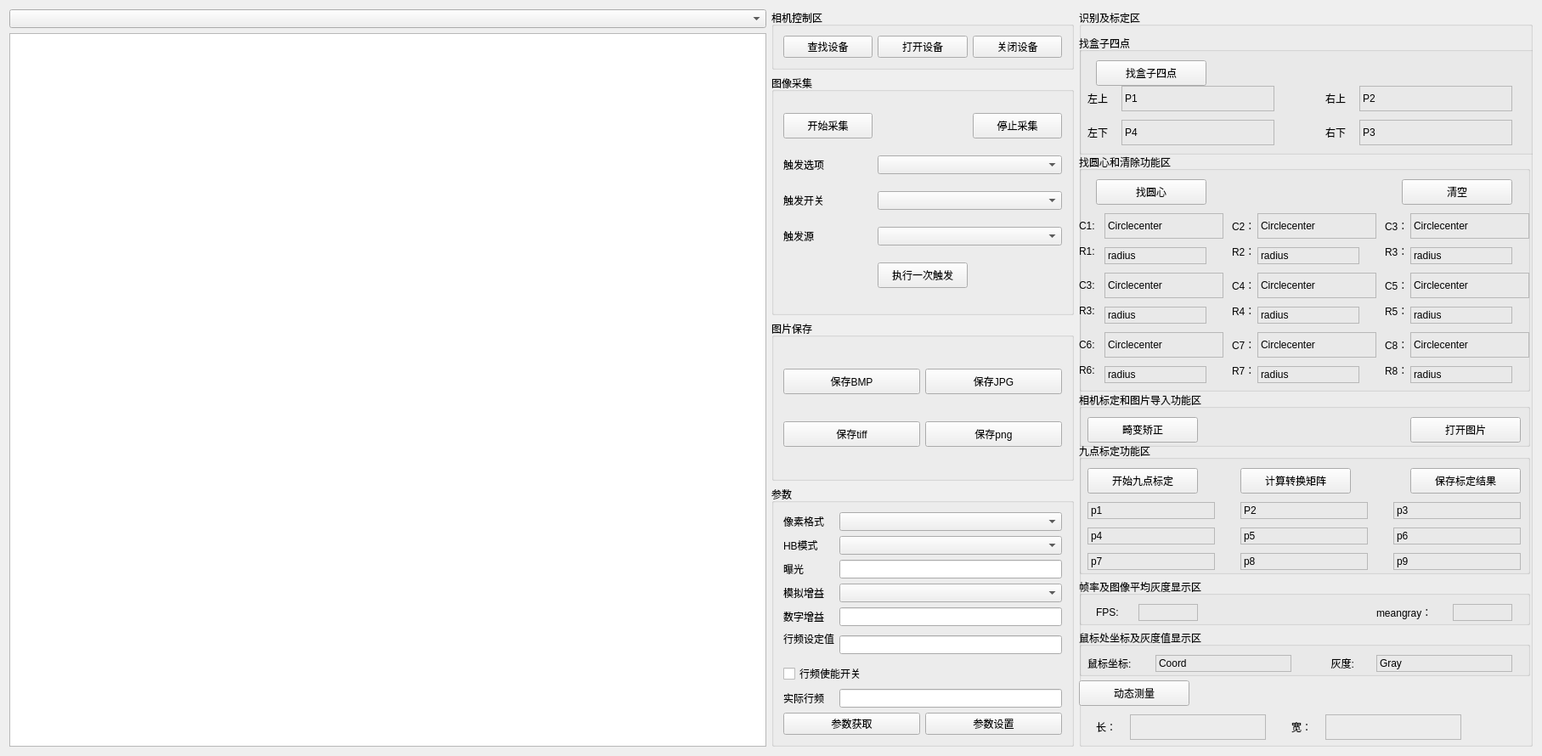
<?xml version="1.0" encoding="UTF-8"?>
<ui version="4.0">
 <class>MainWindow</class>
 <widget class="QMainWindow" name="MainWindow">
  <property name="geometry">
   <rect>
    <x>0</x>
    <y>0</y>
    <width>1815</width>
    <height>890</height>
   </rect>
  </property>
  <property name="windowTitle">
   <string>MainWindow</string>
  </property>
  <widget class="QWidget" name="centralWidget">
   <layout class="QHBoxLayout" name="horizontalLayout" stretch="5,2,3">
    <item>
     <layout class="QVBoxLayout" name="verticalLayout">
      <property name="spacing">
       <number>6</number>
      </property>
      <property name="sizeConstraint">
       <enum>QLayout::SetDefaultConstraint</enum>
      </property>
      <item>
       <widget class="QComboBox" name="EnumCombo"/>
      </item>
      <item>
       <widget class="QGraphicsView" name="DisplayWidget"/>
      </item>
     </layout>
    </item>
    <item>
     <layout class="QVBoxLayout" name="verticalLayout_2" stretch="0,3,2,0">
      <item>
       <widget class="QGroupBox" name="groupBox">
        <property name="title">
         <string>相机控制区</string>
        </property>
        <layout class="QGridLayout" name="gridLayout">
         <item row="0" column="1">
          <widget class="QPushButton" name="OpenButton">
           <property name="maximumSize">
            <size>
             <width>150</width>
             <height>30</height>
            </size>
           </property>
           <property name="text">
            <string>打开设备</string>
           </property>
          </widget>
         </item>
         <item row="0" column="2">
          <widget class="QPushButton" name="CloseButton">
           <property name="maximumSize">
            <size>
             <width>150</width>
             <height>30</height>
            </size>
           </property>
           <property name="text">
            <string>关闭设备</string>
           </property>
          </widget>
         </item>
         <item row="0" column="0">
          <widget class="QPushButton" name="EnumButton">
           <property name="maximumSize">
            <size>
             <width>150</width>
             <height>30</height>
            </size>
           </property>
           <property name="text">
            <string>查找设备</string>
           </property>
          </widget>
         </item>
        </layout>
       </widget>
      </item>
      <item>
       <widget class="QGroupBox" name="groupBox_2">
        <property name="maximumSize">
         <size>
          <width>12000000</width>
          <height>16777215</height>
         </size>
        </property>
        <property name="title">
         <string>图像采集 </string>
        </property>
        <layout class="QGridLayout" name="gridLayout_2">
         <item row="1" column="2" colspan="2">
          <widget class="QComboBox" name="SelchangeTriggerselCombo"/>
         </item>
         <item row="3" column="0">
          <widget class="QLabel" name="label_3">
           <property name="text">
            <string>触发源</string>
           </property>
          </widget>
         </item>
         <item row="2" column="0">
          <widget class="QLabel" name="label_2">
           <property name="text">
            <string>触发开关</string>
           </property>
          </widget>
         </item>
         <item row="1" column="0">
          <widget class="QLabel" name="label">
           <property name="text">
            <string>触发选项</string>
           </property>
          </widget>
         </item>
         <item row="0" column="0">
          <widget class="QPushButton" name="StartGrabbingButton">
           <property name="maximumSize">
            <size>
             <width>150</width>
             <height>30</height>
            </size>
           </property>
           <property name="text">
            <string>开始采集</string>
           </property>
          </widget>
         </item>
         <item row="0" column="3">
          <widget class="QPushButton" name="StopGrabbingButton">
           <property name="maximumSize">
            <size>
             <width>150</width>
             <height>30</height>
            </size>
           </property>
           <property name="text">
            <string>停止采集</string>
           </property>
          </widget>
         </item>
         <item row="4" column="2">
          <widget class="QPushButton" name="SoftwareOnceButton">
           <property name="maximumSize">
            <size>
             <width>200</width>
             <height>30</height>
            </size>
           </property>
           <property name="text">
            <string>执行一次触发</string>
           </property>
          </widget>
         </item>
         <item row="3" column="2" colspan="2">
          <widget class="QComboBox" name="SelchangeTriggersourceCombo"/>
         </item>
         <item row="2" column="2" colspan="2">
          <widget class="QComboBox" name="SelchangeTriggerswitchCombo"/>
         </item>
        </layout>
        <zorder>SelchangeTriggerselCombo</zorder>
        <zorder>StopGrabbingButton</zorder>
        <zorder>label</zorder>
        <zorder>label_2</zorder>
        <zorder>label_3</zorder>
        <zorder>SelchangeTriggerswitchCombo</zorder>
        <zorder>SelchangeTriggersourceCombo</zorder>
        <zorder>StartGrabbingButton</zorder>
        <zorder>SoftwareOnceButton</zorder>
       </widget>
      </item>
      <item>
       <widget class="QGroupBox" name="groupBox_3">
        <property name="title">
         <string>图片保存</string>
        </property>
        <layout class="QGridLayout" name="gridLayout_3">
         <item row="0" column="1">
          <widget class="QPushButton" name="SaveBmpButton">
           <property name="maximumSize">
            <size>
             <width>200</width>
             <height>30</height>
            </size>
           </property>
           <property name="text">
            <string>保存BMP</string>
           </property>
          </widget>
         </item>
         <item row="0" column="2">
          <widget class="QPushButton" name="SaveJpgButton">
           <property name="maximumSize">
            <size>
             <width>200</width>
             <height>30</height>
            </size>
           </property>
           <property name="text">
            <string>保存JPG</string>
           </property>
          </widget>
         </item>
         <item row="1" column="1">
          <widget class="QPushButton" name="SaveTiffButton">
           <property name="maximumSize">
            <size>
             <width>200</width>
             <height>30</height>
            </size>
           </property>
           <property name="text">
            <string>保存tiff</string>
           </property>
          </widget>
         </item>
         <item row="1" column="2">
          <widget class="QPushButton" name="SavePngButton">
           <property name="maximumSize">
            <size>
             <width>200</width>
             <height>30</height>
            </size>
           </property>
           <property name="text">
            <string>保存png</string>
           </property>
          </widget>
         </item>
        </layout>
       </widget>
      </item>
      <item>
       <widget class="QGroupBox" name="groupBox_4">
        <property name="title">
         <string>参数</string>
        </property>
        <layout class="QGridLayout" name="gridLayout_5">
         <item row="0" column="0" colspan="2">
          <layout class="QGridLayout" name="gridLayout_4" columnminimumwidth="10,1">
           <item row="0" column="0">
            <widget class="QLabel" name="label_7">
             <property name="text">
              <string>像素格式</string>
             </property>
            </widget>
           </item>
           <item row="0" column="1">
            <widget class="QComboBox" name="SelchangePixelformatCombo"/>
           </item>
           <item row="1" column="0">
            <widget class="QLabel" name="label_8">
             <property name="text">
              <string>HB模式</string>
             </property>
            </widget>
           </item>
           <item row="1" column="1">
            <widget class="QComboBox" name="SelchangeImageCompressionModeCombo"/>
           </item>
           <item row="2" column="0">
            <widget class="QLabel" name="label_9">
             <property name="text">
              <string>曝光</string>
             </property>
            </widget>
           </item>
           <item row="2" column="1">
            <widget class="QLineEdit" name="ExposureTimeLineEdit"/>
           </item>
           <item row="3" column="0">
            <widget class="QLabel" name="label_10">
             <property name="text">
              <string>模拟增益</string>
             </property>
            </widget>
           </item>
           <item row="3" column="1">
            <widget class="QComboBox" name="SelchangePreampgainCombo"/>
           </item>
           <item row="4" column="0">
            <widget class="QLabel" name="label_11">
             <property name="text">
              <string>数字增益</string>
             </property>
            </widget>
           </item>
           <item row="4" column="1">
            <widget class="QLineEdit" name="PreampGainLineEdit"/>
           </item>
           <item row="5" column="0">
            <widget class="QLabel" name="label_12">
             <property name="text">
              <string>行频设定值
</string>
             </property>
            </widget>
           </item>
           <item row="5" column="1">
            <widget class="QLineEdit" name="AcquisitionLineRateLineEdit"/>
           </item>
           <item row="6" column="0" colspan="2">
            <widget class="QCheckBox" name="AcquisitionLineRateEnableCheckBox">
             <property name="text">
              <string>行频使能开关</string>
             </property>
            </widget>
           </item>
           <item row="7" column="0">
            <widget class="QLabel" name="label_13">
             <property name="text">
              <string>实际行频</string>
             </property>
            </widget>
           </item>
           <item row="7" column="1">
            <widget class="QLineEdit" name="ResultingLineRateLineEdit"/>
           </item>
          </layout>
         </item>
         <item row="1" column="0">
          <widget class="QPushButton" name="GetParameterButton">
           <property name="maximumSize">
            <size>
             <width>200</width>
             <height>30</height>
            </size>
           </property>
           <property name="text">
            <string>参数获取</string>
           </property>
          </widget>
         </item>
         <item row="1" column="1">
          <widget class="QPushButton" name="SetParameterButton">
           <property name="maximumSize">
            <size>
             <width>200</width>
             <height>30</height>
            </size>
           </property>
           <property name="text">
            <string>参数设置</string>
           </property>
          </widget>
         </item>
        </layout>
       </widget>
      </item>
     </layout>
    </item>
    <item>
     <layout class="QVBoxLayout" name="verticalLayout_3">
      <item>
       <widget class="QGroupBox" name="groupbox_5">
        <property name="title">
         <string>识别及标定区</string>
        </property>
        <widget class="QGroupBox" name="groupBox_5">
         <property name="geometry">
          <rect>
           <x>0</x>
           <y>170</y>
           <width>531</width>
           <height>280</height>
          </rect>
         </property>
         <property name="title">
          <string>找圆心和清除功能区</string>
         </property>
         <widget class="QPushButton" name="bnFindCircle">
          <property name="geometry">
           <rect>
            <x>20</x>
            <y>30</y>
            <width>130</width>
            <height>30</height>
           </rect>
          </property>
          <property name="text">
           <string>找圆心</string>
          </property>
         </widget>
         <widget class="QPushButton" name="bnClearOverlay">
          <property name="geometry">
           <rect>
            <x>380</x>
            <y>30</y>
            <width>130</width>
            <height>30</height>
           </rect>
          </property>
          <property name="text">
           <string>清空</string>
          </property>
         </widget>
         <widget class="QLabel" name="label_6">
          <property name="geometry">
           <rect>
            <x>0</x>
            <y>70</y>
            <width>30</width>
            <height>30</height>
           </rect>
          </property>
          <property name="text">
           <string>C1:</string>
          </property>
         </widget>
         <widget class="QLabel" name="labelCircleCenter">
          <property name="geometry">
           <rect>
            <x>30</x>
            <y>70</y>
            <width>140</width>
            <height>30</height>
           </rect>
          </property>
          <property name="frameShape">
           <enum>QFrame::StyledPanel</enum>
          </property>
          <property name="text">
           <string>Circlecenter</string>
          </property>
         </widget>
         <widget class="QLabel" name="label_14">
          <property name="geometry">
           <rect>
            <x>0</x>
            <y>100</y>
            <width>30</width>
            <height>30</height>
           </rect>
          </property>
          <property name="text">
           <string>R1:</string>
          </property>
         </widget>
         <widget class="QLabel" name="labelCircleRadius">
          <property name="geometry">
           <rect>
            <x>30</x>
            <y>110</y>
            <width>120</width>
            <height>20</height>
           </rect>
          </property>
          <property name="frameShape">
           <enum>QFrame::StyledPanel</enum>
          </property>
          <property name="text">
           <string>radius</string>
          </property>
         </widget>
         <widget class="QLabel" name="label_19">
          <property name="geometry">
           <rect>
            <x>180</x>
            <y>70</y>
            <width>30</width>
            <height>30</height>
           </rect>
          </property>
          <property name="text">
           <string>C2：</string>
          </property>
         </widget>
         <widget class="QLabel" name="label_20">
          <property name="geometry">
           <rect>
            <x>180</x>
            <y>100</y>
            <width>30</width>
            <height>30</height>
           </rect>
          </property>
          <property name="text">
           <string>R2：</string>
          </property>
         </widget>
         <widget class="QLabel" name="labelCircleCenter_2">
          <property name="geometry">
           <rect>
            <x>210</x>
            <y>70</y>
            <width>140</width>
            <height>30</height>
           </rect>
          </property>
          <property name="frameShape">
           <enum>QFrame::StyledPanel</enum>
          </property>
          <property name="text">
           <string>Circlecenter</string>
          </property>
         </widget>
         <widget class="QLabel" name="labelCircleRadius_2">
          <property name="geometry">
           <rect>
            <x>210</x>
            <y>110</y>
            <width>120</width>
            <height>20</height>
           </rect>
          </property>
          <property name="frameShape">
           <enum>QFrame::StyledPanel</enum>
          </property>
          <property name="text">
           <string>radius</string>
          </property>
         </widget>
         <widget class="QLabel" name="label_23">
          <property name="geometry">
           <rect>
            <x>360</x>
            <y>70</y>
            <width>30</width>
            <height>30</height>
           </rect>
          </property>
          <property name="text">
           <string>C3：</string>
          </property>
         </widget>
         <widget class="QLabel" name="label_24">
          <property name="geometry">
           <rect>
            <x>360</x>
            <y>100</y>
            <width>30</width>
            <height>30</height>
           </rect>
          </property>
          <property name="text">
           <string>R3：</string>
          </property>
         </widget>
         <widget class="QLabel" name="labelCircleCenter_3">
          <property name="geometry">
           <rect>
            <x>390</x>
            <y>70</y>
            <width>140</width>
            <height>30</height>
           </rect>
          </property>
          <property name="frameShape">
           <enum>QFrame::StyledPanel</enum>
          </property>
          <property name="text">
           <string>Circlecenter</string>
          </property>
         </widget>
         <widget class="QLabel" name="labelCircleRadius_3">
          <property name="geometry">
           <rect>
            <x>390</x>
            <y>110</y>
            <width>120</width>
            <height>20</height>
           </rect>
          </property>
          <property name="frameShape">
           <enum>QFrame::StyledPanel</enum>
          </property>
          <property name="text">
           <string>radius</string>
          </property>
         </widget>
         <widget class="QLabel" name="label_25">
          <property name="geometry">
           <rect>
            <x>360</x>
            <y>140</y>
            <width>30</width>
            <height>30</height>
           </rect>
          </property>
          <property name="text">
           <string>C5：</string>
          </property>
         </widget>
         <widget class="QLabel" name="labelCircleRadius_4">
          <property name="geometry">
           <rect>
            <x>30</x>
            <y>180</y>
            <width>120</width>
            <height>20</height>
           </rect>
          </property>
          <property name="frameShape">
           <enum>QFrame::StyledPanel</enum>
          </property>
          <property name="text">
           <string>radius</string>
          </property>
         </widget>
         <widget class="QLabel" name="label_26">
          <property name="geometry">
           <rect>
            <x>0</x>
            <y>140</y>
            <width>30</width>
            <height>30</height>
           </rect>
          </property>
          <property name="text">
           <string>C3:</string>
          </property>
         </widget>
         <widget class="QLabel" name="label_27">
          <property name="geometry">
           <rect>
            <x>0</x>
            <y>170</y>
            <width>30</width>
            <height>30</height>
           </rect>
          </property>
          <property name="text">
           <string>R3:</string>
          </property>
         </widget>
         <widget class="QLabel" name="label_28">
          <property name="geometry">
           <rect>
            <x>360</x>
            <y>170</y>
            <width>30</width>
            <height>30</height>
           </rect>
          </property>
          <property name="text">
           <string>R5：</string>
          </property>
         </widget>
         <widget class="QLabel" name="labelCircleRadius_5">
          <property name="geometry">
           <rect>
            <x>390</x>
            <y>180</y>
            <width>120</width>
            <height>20</height>
           </rect>
          </property>
          <property name="frameShape">
           <enum>QFrame::StyledPanel</enum>
          </property>
          <property name="text">
           <string>radius</string>
          </property>
         </widget>
         <widget class="QLabel" name="labelCircleCenter_4">
          <property name="geometry">
           <rect>
            <x>210</x>
            <y>140</y>
            <width>140</width>
            <height>30</height>
           </rect>
          </property>
          <property name="frameShape">
           <enum>QFrame::StyledPanel</enum>
          </property>
          <property name="text">
           <string>Circlecenter</string>
          </property>
         </widget>
         <widget class="QLabel" name="labelCircleCenter_5">
          <property name="geometry">
           <rect>
            <x>30</x>
            <y>140</y>
            <width>140</width>
            <height>30</height>
           </rect>
          </property>
          <property name="frameShape">
           <enum>QFrame::StyledPanel</enum>
          </property>
          <property name="text">
           <string>Circlecenter</string>
          </property>
         </widget>
         <widget class="QLabel" name="labelCircleRadius_6">
          <property name="geometry">
           <rect>
            <x>210</x>
            <y>180</y>
            <width>120</width>
            <height>20</height>
           </rect>
          </property>
          <property name="frameShape">
           <enum>QFrame::StyledPanel</enum>
          </property>
          <property name="text">
           <string>radius</string>
          </property>
         </widget>
         <widget class="QLabel" name="label_29">
          <property name="geometry">
           <rect>
            <x>180</x>
            <y>140</y>
            <width>30</width>
            <height>30</height>
           </rect>
          </property>
          <property name="text">
           <string>C4：</string>
          </property>
         </widget>
         <widget class="QLabel" name="label_30">
          <property name="geometry">
           <rect>
            <x>180</x>
            <y>170</y>
            <width>30</width>
            <height>30</height>
           </rect>
          </property>
          <property name="text">
           <string>R4：</string>
          </property>
         </widget>
         <widget class="QLabel" name="labelCircleCenter_6">
          <property name="geometry">
           <rect>
            <x>390</x>
            <y>140</y>
            <width>140</width>
            <height>30</height>
           </rect>
          </property>
          <property name="frameShape">
           <enum>QFrame::StyledPanel</enum>
          </property>
          <property name="text">
           <string>Circlecenter</string>
          </property>
         </widget>
         <widget class="QLabel" name="label_31">
          <property name="geometry">
           <rect>
            <x>360</x>
            <y>210</y>
            <width>30</width>
            <height>30</height>
           </rect>
          </property>
          <property name="text">
           <string>C8：</string>
          </property>
         </widget>
         <widget class="QLabel" name="labelCircleRadius_7">
          <property name="geometry">
           <rect>
            <x>30</x>
            <y>250</y>
            <width>120</width>
            <height>20</height>
           </rect>
          </property>
          <property name="frameShape">
           <enum>QFrame::StyledPanel</enum>
          </property>
          <property name="text">
           <string>radius</string>
          </property>
         </widget>
         <widget class="QLabel" name="label_32">
          <property name="geometry">
           <rect>
            <x>0</x>
            <y>210</y>
            <width>30</width>
            <height>30</height>
           </rect>
          </property>
          <property name="text">
           <string>C6:</string>
          </property>
         </widget>
         <widget class="QLabel" name="label_33">
          <property name="geometry">
           <rect>
            <x>0</x>
            <y>240</y>
            <width>30</width>
            <height>30</height>
           </rect>
          </property>
          <property name="text">
           <string>R6:</string>
          </property>
         </widget>
         <widget class="QLabel" name="label_34">
          <property name="geometry">
           <rect>
            <x>360</x>
            <y>240</y>
            <width>30</width>
            <height>30</height>
           </rect>
          </property>
          <property name="text">
           <string>R8：</string>
          </property>
         </widget>
         <widget class="QLabel" name="labelCircleRadius_8">
          <property name="geometry">
           <rect>
            <x>390</x>
            <y>250</y>
            <width>120</width>
            <height>20</height>
           </rect>
          </property>
          <property name="frameShape">
           <enum>QFrame::StyledPanel</enum>
          </property>
          <property name="text">
           <string>radius</string>
          </property>
         </widget>
         <widget class="QLabel" name="labelCircleCenter_7">
          <property name="geometry">
           <rect>
            <x>210</x>
            <y>210</y>
            <width>140</width>
            <height>30</height>
           </rect>
          </property>
          <property name="frameShape">
           <enum>QFrame::StyledPanel</enum>
          </property>
          <property name="text">
           <string>Circlecenter</string>
          </property>
         </widget>
         <widget class="QLabel" name="labelCircleCenter_8">
          <property name="geometry">
           <rect>
            <x>30</x>
            <y>210</y>
            <width>140</width>
            <height>30</height>
           </rect>
          </property>
          <property name="frameShape">
           <enum>QFrame::StyledPanel</enum>
          </property>
          <property name="text">
           <string>Circlecenter</string>
          </property>
         </widget>
         <widget class="QLabel" name="labelCircleRadius_9">
          <property name="geometry">
           <rect>
            <x>210</x>
            <y>250</y>
            <width>120</width>
            <height>20</height>
           </rect>
          </property>
          <property name="frameShape">
           <enum>QFrame::StyledPanel</enum>
          </property>
          <property name="text">
           <string>radius</string>
          </property>
         </widget>
         <widget class="QLabel" name="label_35">
          <property name="geometry">
           <rect>
            <x>180</x>
            <y>210</y>
            <width>30</width>
            <height>30</height>
           </rect>
          </property>
          <property name="text">
           <string>C7：</string>
          </property>
         </widget>
         <widget class="QLabel" name="label_36">
          <property name="geometry">
           <rect>
            <x>180</x>
            <y>240</y>
            <width>30</width>
            <height>30</height>
           </rect>
          </property>
          <property name="text">
           <string>R7：</string>
          </property>
         </widget>
         <widget class="QLabel" name="labelCircleCenter_9">
          <property name="geometry">
           <rect>
            <x>390</x>
            <y>210</y>
            <width>140</width>
            <height>30</height>
           </rect>
          </property>
          <property name="frameShape">
           <enum>QFrame::StyledPanel</enum>
          </property>
          <property name="text">
           <string>Circlecenter</string>
          </property>
         </widget>
        </widget>
        <widget class="QGroupBox" name="groupBox_6">
         <property name="geometry">
          <rect>
           <x>0</x>
           <y>30</y>
           <width>541</width>
           <height>141</height>
          </rect>
         </property>
         <property name="title">
          <string>找盒子四点</string>
         </property>
         <widget class="QPushButton" name="bnFindBox">
          <property name="geometry">
           <rect>
            <x>20</x>
            <y>30</y>
            <width>130</width>
            <height>30</height>
           </rect>
          </property>
          <property name="text">
           <string>找盒子四点</string>
          </property>
         </widget>
         <widget class="QLabel" name="label_15">
          <property name="geometry">
           <rect>
            <x>10</x>
            <y>60</y>
            <width>30</width>
            <height>30</height>
           </rect>
          </property>
          <property name="text">
           <string>左上</string>
          </property>
         </widget>
         <widget class="QLabel" name="labelBoxP1">
          <property name="geometry">
           <rect>
            <x>50</x>
            <y>60</y>
            <width>180</width>
            <height>30</height>
           </rect>
          </property>
          <property name="frameShape">
           <enum>QFrame::StyledPanel</enum>
          </property>
          <property name="text">
           <string>P1</string>
          </property>
         </widget>
         <widget class="QLabel" name="label_18">
          <property name="geometry">
           <rect>
            <x>290</x>
            <y>60</y>
            <width>30</width>
            <height>30</height>
           </rect>
          </property>
          <property name="text">
           <string>右上</string>
          </property>
         </widget>
         <widget class="QLabel" name="label_16">
          <property name="geometry">
           <rect>
            <x>10</x>
            <y>100</y>
            <width>30</width>
            <height>30</height>
           </rect>
          </property>
          <property name="text">
           <string>左下</string>
          </property>
         </widget>
         <widget class="QLabel" name="labelBoxP3">
          <property name="geometry">
           <rect>
            <x>330</x>
            <y>100</y>
            <width>180</width>
            <height>30</height>
           </rect>
          </property>
          <property name="frameShape">
           <enum>QFrame::StyledPanel</enum>
          </property>
          <property name="text">
           <string>P3</string>
          </property>
         </widget>
         <widget class="QLabel" name="label_17">
          <property name="geometry">
           <rect>
            <x>290</x>
            <y>100</y>
            <width>30</width>
            <height>30</height>
           </rect>
          </property>
          <property name="text">
           <string>右下</string>
          </property>
         </widget>
         <widget class="QLabel" name="labelBoxP4">
          <property name="geometry">
           <rect>
            <x>50</x>
            <y>100</y>
            <width>180</width>
            <height>30</height>
           </rect>
          </property>
          <property name="frameShape">
           <enum>QFrame::StyledPanel</enum>
          </property>
          <property name="text">
           <string>P4</string>
          </property>
         </widget>
         <widget class="QLabel" name="labelBoxP2">
          <property name="geometry">
           <rect>
            <x>330</x>
            <y>60</y>
            <width>180</width>
            <height>30</height>
           </rect>
          </property>
          <property name="frameShape">
           <enum>QFrame::StyledPanel</enum>
          </property>
          <property name="text">
           <string>P2</string>
          </property>
         </widget>
        </widget>
        <widget class="QGroupBox" name="groupBox_7">
         <property name="geometry">
          <rect>
           <x>0</x>
           <y>450</y>
           <width>531</width>
           <height>65</height>
          </rect>
         </property>
         <property name="title">
          <string>相机标定和图片导入功能区</string>
         </property>
         <widget class="QPushButton" name="bnRectify">
          <property name="geometry">
           <rect>
            <x>10</x>
            <y>30</y>
            <width>130</width>
            <height>30</height>
           </rect>
          </property>
          <property name="text">
           <string>畸变矫正</string>
          </property>
         </widget>
         <widget class="QPushButton" name="btnOpenImage">
          <property name="geometry">
           <rect>
            <x>390</x>
            <y>30</y>
            <width>130</width>
            <height>30</height>
           </rect>
          </property>
          <property name="text">
           <string>打开图片</string>
          </property>
         </widget>
        </widget>
        <widget class="QGroupBox" name="groupBox_8">
         <property name="geometry">
          <rect>
           <x>0</x>
           <y>510</y>
           <width>531</width>
           <height>155</height>
          </rect>
         </property>
         <property name="title">
          <string>九点标定功能区</string>
         </property>
         <widget class="QPushButton" name="bnStartCalib9">
          <property name="geometry">
           <rect>
            <x>10</x>
            <y>30</y>
            <width>130</width>
            <height>30</height>
           </rect>
          </property>
          <property name="text">
           <string>开始九点标定</string>
          </property>
         </widget>
         <widget class="QPushButton" name="bnStartCalculate">
          <property name="geometry">
           <rect>
            <x>190</x>
            <y>30</y>
            <width>130</width>
            <height>30</height>
           </rect>
          </property>
          <property name="text">
           <string>计算转换矩阵</string>
          </property>
         </widget>
         <widget class="QPushButton" name="bnSaveCalib9">
          <property name="geometry">
           <rect>
            <x>390</x>
            <y>30</y>
            <width>130</width>
            <height>30</height>
           </rect>
          </property>
          <property name="text">
           <string>保存标定结果</string>
          </property>
         </widget>
         <widget class="QLabel" name="labelCalibP1">
          <property name="geometry">
           <rect>
            <x>10</x>
            <y>70</y>
            <width>150</width>
            <height>20</height>
           </rect>
          </property>
          <property name="frameShape">
           <enum>QFrame::StyledPanel</enum>
          </property>
          <property name="text">
           <string>p1</string>
          </property>
         </widget>
         <widget class="QLabel" name="labelCalibP2">
          <property name="geometry">
           <rect>
            <x>190</x>
            <y>70</y>
            <width>150</width>
            <height>20</height>
           </rect>
          </property>
          <property name="frameShape">
           <enum>QFrame::StyledPanel</enum>
          </property>
          <property name="text">
           <string>P2</string>
          </property>
         </widget>
         <widget class="QLabel" name="labelCalibP3">
          <property name="geometry">
           <rect>
            <x>370</x>
            <y>70</y>
            <width>150</width>
            <height>20</height>
           </rect>
          </property>
          <property name="frameShape">
           <enum>QFrame::StyledPanel</enum>
          </property>
          <property name="text">
           <string>p3</string>
          </property>
         </widget>
         <widget class="QLabel" name="labelCalibP4">
          <property name="geometry">
           <rect>
            <x>10</x>
            <y>100</y>
            <width>150</width>
            <height>20</height>
           </rect>
          </property>
          <property name="frameShape">
           <enum>QFrame::StyledPanel</enum>
          </property>
          <property name="text">
           <string>p4</string>
          </property>
         </widget>
         <widget class="QLabel" name="labelCalibP5">
          <property name="geometry">
           <rect>
            <x>190</x>
            <y>100</y>
            <width>150</width>
            <height>20</height>
           </rect>
          </property>
          <property name="frameShape">
           <enum>QFrame::StyledPanel</enum>
          </property>
          <property name="text">
           <string>p5</string>
          </property>
         </widget>
         <widget class="QLabel" name="labelCalibP6">
          <property name="geometry">
           <rect>
            <x>370</x>
            <y>100</y>
            <width>150</width>
            <height>20</height>
           </rect>
          </property>
          <property name="frameShape">
           <enum>QFrame::StyledPanel</enum>
          </property>
          <property name="text">
           <string>p6</string>
          </property>
         </widget>
         <widget class="QLabel" name="labelCalibP7">
          <property name="geometry">
           <rect>
            <x>10</x>
            <y>130</y>
            <width>150</width>
            <height>20</height>
           </rect>
          </property>
          <property name="frameShape">
           <enum>QFrame::StyledPanel</enum>
          </property>
          <property name="text">
           <string>p7</string>
          </property>
         </widget>
         <widget class="QLabel" name="labelCalibP8">
          <property name="geometry">
           <rect>
            <x>190</x>
            <y>130</y>
            <width>150</width>
            <height>20</height>
           </rect>
          </property>
          <property name="frameShape">
           <enum>QFrame::StyledPanel</enum>
          </property>
          <property name="text">
           <string>p8</string>
          </property>
         </widget>
         <widget class="QLabel" name="labelCalibP9">
          <property name="geometry">
           <rect>
            <x>370</x>
            <y>130</y>
            <width>150</width>
            <height>20</height>
           </rect>
          </property>
          <property name="frameShape">
           <enum>QFrame::StyledPanel</enum>
          </property>
          <property name="text">
           <string>p9</string>
          </property>
         </widget>
        </widget>
        <widget class="QGroupBox" name="groupBox_9">
         <property name="geometry">
          <rect>
           <x>0</x>
           <y>670</y>
           <width>531</width>
           <height>55</height>
          </rect>
         </property>
         <property name="title">
          <string>帧率及图像平均灰度显示区</string>
         </property>
         <widget class="QLabel" name="label_21">
          <property name="geometry">
           <rect>
            <x>20</x>
            <y>30</y>
            <width>30</width>
            <height>20</height>
           </rect>
          </property>
          <property name="text">
           <string>FPS:</string>
          </property>
         </widget>
         <widget class="QLabel" name="labelFps">
          <property name="geometry">
           <rect>
            <x>70</x>
            <y>30</y>
            <width>70</width>
            <height>20</height>
           </rect>
          </property>
          <property name="frameShape">
           <enum>QFrame::StyledPanel</enum>
          </property>
          <property name="text">
           <string/>
          </property>
         </widget>
         <widget class="QLabel" name="label_22">
          <property name="geometry">
           <rect>
            <x>350</x>
            <y>30</y>
            <width>80</width>
            <height>20</height>
           </rect>
          </property>
          <property name="text">
           <string>meangray：</string>
          </property>
         </widget>
         <widget class="QLabel" name="labelMeanGray">
          <property name="geometry">
           <rect>
            <x>440</x>
            <y>30</y>
            <width>70</width>
            <height>20</height>
           </rect>
          </property>
          <property name="frameShape">
           <enum>QFrame::StyledPanel</enum>
          </property>
          <property name="text">
           <string/>
          </property>
         </widget>
        </widget>
        <widget class="QGroupBox" name="groupBox_10">
         <property name="geometry">
          <rect>
           <x>0</x>
           <y>730</y>
           <width>531</width>
           <height>55</height>
          </rect>
         </property>
         <property name="title">
          <string>鼠标处坐标及灰度值显示区</string>
         </property>
         <widget class="QLabel" name="label_4">
          <property name="geometry">
           <rect>
            <x>10</x>
            <y>30</y>
            <width>70</width>
            <height>20</height>
           </rect>
          </property>
          <property name="text">
           <string>鼠标坐标:</string>
          </property>
         </widget>
         <widget class="QLabel" name="labelCoord">
          <property name="geometry">
           <rect>
            <x>90</x>
            <y>30</y>
            <width>160</width>
            <height>20</height>
           </rect>
          </property>
          <property name="frameShape">
           <enum>QFrame::StyledPanel</enum>
          </property>
          <property name="text">
           <string>Coord</string>
          </property>
         </widget>
         <widget class="QLabel" name="label_5">
          <property name="geometry">
           <rect>
            <x>290</x>
            <y>30</y>
            <width>50</width>
            <height>20</height>
           </rect>
          </property>
          <property name="text">
           <string>  灰度:</string>
          </property>
         </widget>
         <widget class="QLabel" name="labelGray">
          <property name="geometry">
           <rect>
            <x>350</x>
            <y>30</y>
            <width>160</width>
            <height>20</height>
           </rect>
          </property>
          <property name="frameShape">
           <enum>QFrame::StyledPanel</enum>
          </property>
          <property name="text">
           <string>Gray</string>
          </property>
         </widget>
        </widget>
        <widget class="QPushButton" name="bnDynamicMeasure">
         <property name="geometry">
          <rect>
           <x>0</x>
           <y>790</y>
           <width>130</width>
           <height>30</height>
          </rect>
         </property>
         <property name="text">
          <string>动态测量</string>
         </property>
        </widget>
        <widget class="QLabel" name="label_38">
         <property name="geometry">
          <rect>
           <x>20</x>
           <y>830</y>
           <width>30</width>
           <height>30</height>
          </rect>
         </property>
         <property name="text">
          <string>长：</string>
         </property>
        </widget>
        <widget class="QLabel" name="label_37">
         <property name="geometry">
          <rect>
           <x>250</x>
           <y>830</y>
           <width>30</width>
           <height>30</height>
          </rect>
         </property>
         <property name="text">
          <string>宽：</string>
         </property>
        </widget>
        <widget class="QLabel" name="labellength">
         <property name="geometry">
          <rect>
           <x>60</x>
           <y>830</y>
           <width>160</width>
           <height>30</height>
          </rect>
         </property>
         <property name="frameShape">
          <enum>QFrame::StyledPanel</enum>
         </property>
         <property name="text">
          <string/>
         </property>
        </widget>
        <widget class="QLabel" name="labelwidth">
         <property name="geometry">
          <rect>
           <x>290</x>
           <y>830</y>
           <width>160</width>
           <height>30</height>
          </rect>
         </property>
         <property name="frameShape">
          <enum>QFrame::StyledPanel</enum>
         </property>
         <property name="text">
          <string/>
         </property>
        </widget>
       </widget>
      </item>
     </layout>
    </item>
   </layout>
  </widget>
 </widget>
 <layoutdefault spacing="6" margin="11"/>
 <resources/>
 <connections/>
</ui>
